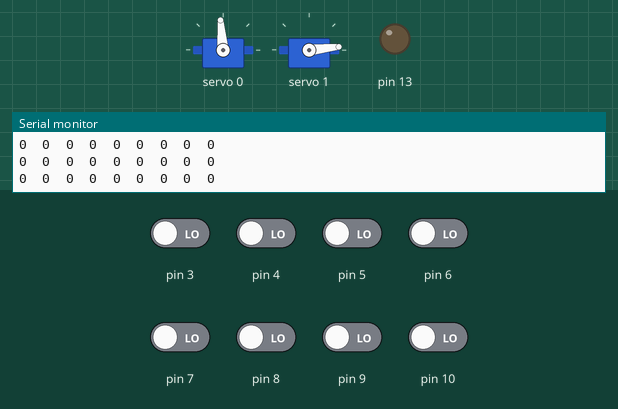
Simulated run of this sketch. Board: Arduino Uno, built with avr-gcc and run on an emulated ATmega328P. On the bench: 2 × servo, output pins drawn as LEDs (lit = HIGH), the last lines printed to the serial monitor. The test bench sets the inputs (shaded band); at power-on: pin 3–10 LOW.

Above: at 12.7 s.
12.8 s: pin 6 driven HIGH
At 14.1 s:
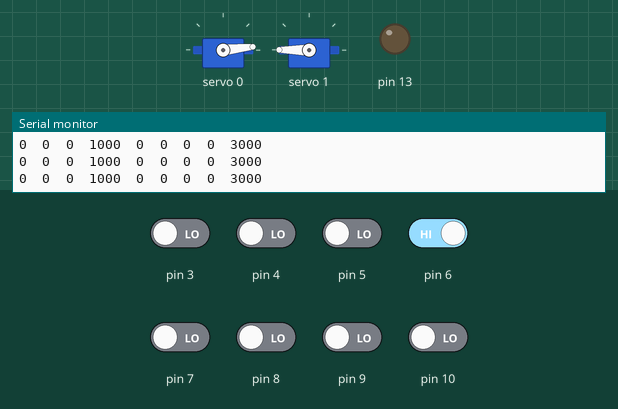
14.5 s: pin 9 driven HIGH
At 16.0 s:
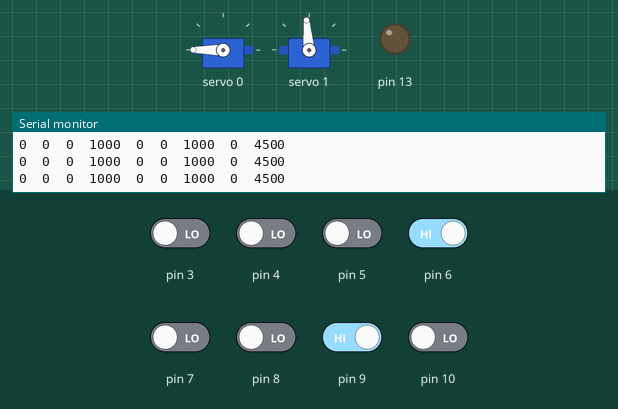
16.3 s: pin 9 driven LOW
At 17.4 s:
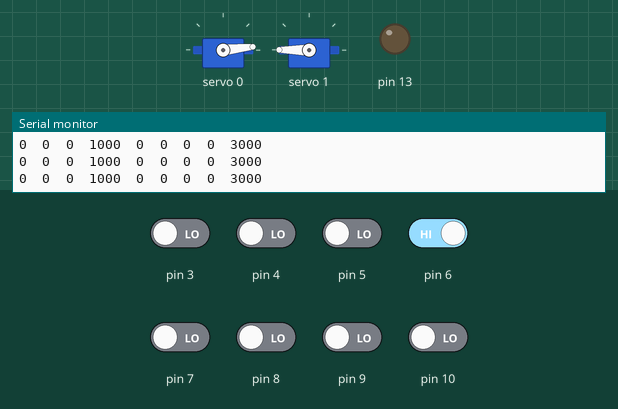
18.1 s: pin 3 driven HIGH
At 19.5 s:
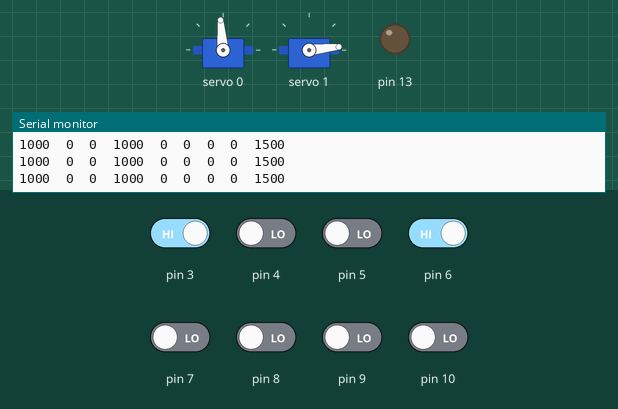
Timing chart, 0 to 20.9 s (numbered marks = the images above; inputs shaded):
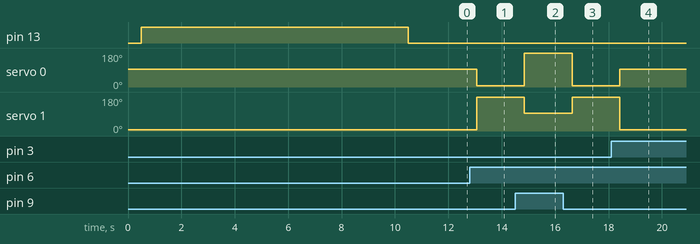

Measured:
- after the input at 12.8 s, servo 0: 95° → 6° after 0.26 s; servo 1: 6° → 180° after 0.26 s
- after the input at 14.5 s, servo 0: 6° → 180° after 0.34 s; servo 1: 180° → 95° after 0.34 s
- after the input at 16.3 s, servo 0: 180° → 6° after 0.34 s; servo 1: 95° → 180° after 0.34 s
- after the input at 18.1 s, servo 0: 6° → 95° after 0.33 s; servo 1: 180° → 6° after 0.33 s

The sketch:

tes.ino
```cpp
#include <QTRSensors.h>

#define NUM_SENSORS   8     // number of sensors used
#define TIMEOUT       2500  // waits for 2500 microseconds for sensor outputs to go low
#define EMITTER_PIN   2     // emitter is controlled by digital pin 2

// sensors 0 through 7 are connected to digital pins 3 through 10, respectively
QTRSensorsRC qtrrc((unsigned char[]) {3, 4, 5, 6, 7, 8, 9, 10}, NUM_SENSORS, TIMEOUT, EMITTER_PIN);
unsigned int sensorValues[NUM_SENSORS];


#include<Wire.h>
#include <PCA9685.h> //PCA9685用ヘッダーファイル

PCA9685 pwm = PCA9685(0x40);    //PCA9685のアドレス指定

#define SERVOMIN 150            //最小パルス幅
#define SERVOMAX 600            //最大パルス幅


void setup()
{
  delay(500);
  pinMode(13, OUTPUT);
  digitalWrite(13, HIGH);    // turn on Arduino's LED to indicate we are in calibration mode
  for (int i = 0; i < 400; i++)  // make the calibration take about 10 seconds
  {
    qtrrc.calibrate();       // reads all sensors 10 times at 2500 us per read (i.e. ~25 ms per call)
  }
  digitalWrite(13, LOW);     // turn off Arduino's LED to indicate we are through with calibration

  // シリアルモニタの最初に, 各センサの, キャリブレーション時に観測した最大最小値を表示する
  // print the calibration minimum values measured when emitters were on
  Serial.begin(9600);

  for (int i = 0; i < NUM_SENSORS; i++)
  {
    Serial.print(qtrrc.calibratedMinimumOn[i]);
    Serial.print(' ');
  }
  Serial.println(); //ただの改行

  // print the calibration maximum values measured when emitters were on
  for (int i = 0; i < NUM_SENSORS; i++)
  {
    Serial.print(qtrrc.calibratedMaximumOn[i]);
    Serial.print(' ');
  }
  Serial.println();
  Serial.println();
  delay(1000);

  pwm.begin();                   //初期設定 (アドレス0x40用)
  pwm.setPWMFreq(50);            //PWM周期を50Hzに設定 (アドレス0x40用)
}


void loop()
{
  // read calibrated sensor values and obtain a measure of the line position from 0 to 5000
  // To get raw sensor values, call:
  //  qtrrc.read(sensorValues); instead of unsigned int position = qtrrc.readLine(sensorValues);
  unsigned int position = qtrrc.readLine(sensorValues);

  // print the sensor values as numbers from 0 to 1000, where 0 means maximum reflectance and
  // 1000 means minimum reflectance, followed by the line position
  for (unsigned char i = 0; i < NUM_SENSORS; i++)
  {
    Serial.print(sensorValues[i]);
    Serial.print('\t');
  }
  //Serial.println(); // uncomment this line if you are using raw values
  Serial.println(position); // comment this line out if you are using raw values

  delay(250);

  int rightSpeed = 0;
  int leftSpeed = 180;
  servo_write(0, rightSpeed);
  servo_write(1, leftSpeed);


  int error = position - 3500;

  if(error > 500)
  {
    rightSpeed = 90;
    servo_write(0, leftSpeed);
    servo_write(1, rightSpeed);

  }
  else if(error < -500)
  {
    leftSpeed = 90;
    servo_write(0, leftSpeed);
    servo_write(1, rightSpeed);
  }


}

void servo_write(int ch, int ang){ //動かすサーボチャンネルと角度を指定
  ang = map(ang, 0, 180, SERVOMIN, SERVOMAX); //角度（0～180）をPWMのパルス幅（150～500）に変換
  pwm.setPWM(ch, 0, ang);
}
```
